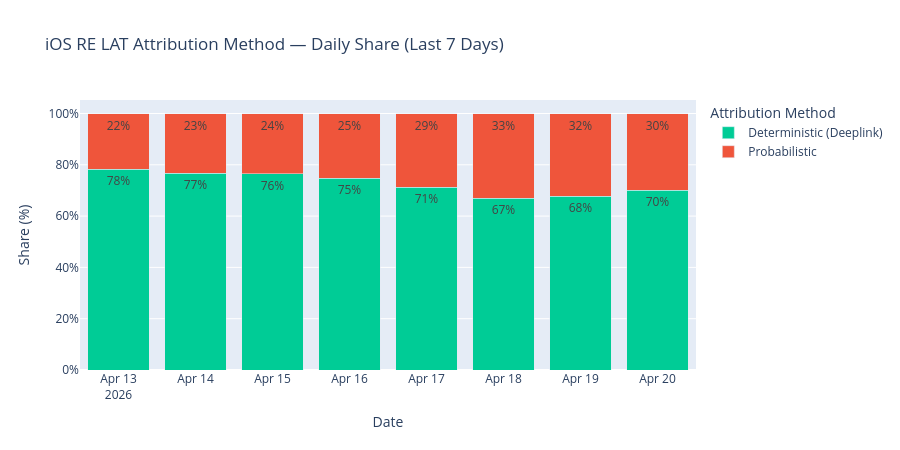

The code cell stored with this chart in its notebook:
### Code cell
# Stacked bar: daily deterministic vs probabilistic share (%)
fig = px.bar(
    df_3,
    x='date', y='share_pct',
    color='classification',
    color_discrete_map=color_map,
    barmode='stack',
    text=df_3['share_pct'].apply(lambda x: f'{x:.0f}%' if x >= 5 else ''),
    title='iOS RE LAT Attribution Method — Daily Share (Last 7 Days)',
    labels={'share_pct': 'Share (%)', 'date': 'Date', 'classification': 'Attribution Method'},
)
fig.update_layout(height=450, yaxis_ticksuffix='%')
fig.show()
fig.write_image(os.path.join(CHART_DIR, 're_lat_ios_attribution_daily_trend.png'), scale=2)

### Figure 1 — Plotly figure (JSON) as saved in the notebook; plotly's stock layout.template omitted (floating-point values rounded to 4 significant figures)
{"data": [{"hovertemplate": "Attribution Method=Deterministic (Deeplink)<br>Date=%{x}<br>Share (%)=%{y}<br>text=%{text}<extra></extra>", "legendgroup": "Deterministic (Deeplink)", "marker": {"color": "#00CC96", "pattern": {"shape": ""}}, "name": "Deterministic (Deeplink)", "orientation": "v", "showlegend": true, "text": ["78%", "77%", "76%", "75%", "71%", "67%", "68%", "70%"], "textposition": "auto", "type": "bar", "x": ["2026-04-13", "2026-04-14", "2026-04-15", "2026-04-16", "2026-04-17", "2026-04-18", "2026-04-19", "2026-04-20"], "xaxis": "x", "y": [78.25, 76.65, 76.44, 74.84, 71.19, 66.9, 67.71, 70.17], "yaxis": "y"}, {"hovertemplate": "Attribution Method=Probabilistic<br>Date=%{x}<br>Share (%)=%{y}<br>text=%{text}<extra></extra>", "legendgroup": "Probabilistic", "marker": {"color": "#EF553B", "pattern": {"shape": ""}}, "name": "Probabilistic", "orientation": "v", "showlegend": true, "text": ["22%", "23%", "24%", "25%", "29%", "33%", "32%", "30%"], "textposition": "auto", "type": "bar", "x": ["2026-04-13", "2026-04-14", "2026-04-15", "2026-04-16", "2026-04-17", "2026-04-18", "2026-04-19", "2026-04-20"], "xaxis": "x", "y": [21.75, 23.35, 23.56, 25.16, 28.81, 33.1, 32.29, 29.83], "yaxis": "y"}], "layout": {"barmode": "stack", "height": 450, "legend": {"title": {"text": "Attribution Method"}, "tracegroupgap": 0}, "title": {"text": "iOS RE LAT Attribution Method — Daily Share (Last 7 Days)"}, "xaxis": {"anchor": "y", "domain": [0, 1], "title": {"text": "Date"}}, "yaxis": {"anchor": "x", "domain": [0, 1], "ticksuffix": "%", "title": {"text": "Share (%)"}}}}
